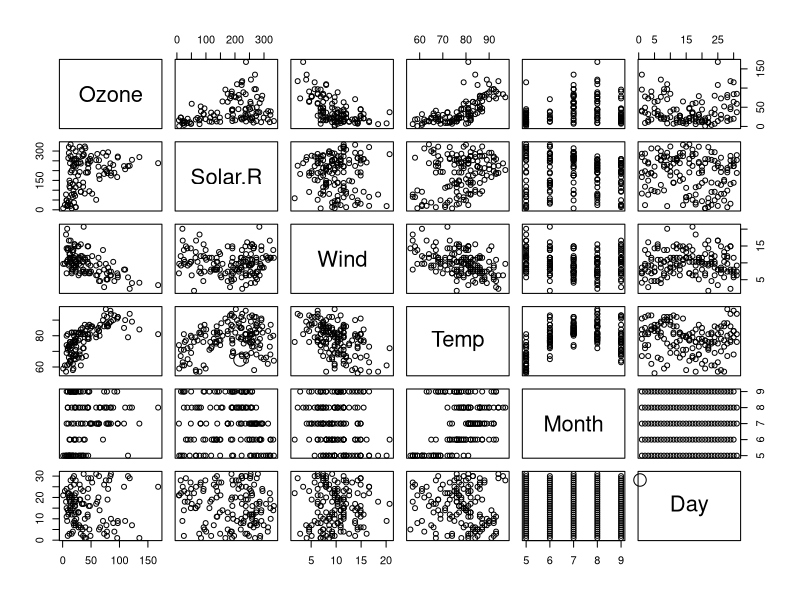

Recreate this plot in R.
## ---- chunk 1
#| include: false
knitr::opts_chunk$set(echo = TRUE)
## ---- chunk 2
plot(airquality)
## ---- chunk 3
grid::grid.points(
  x = c(0.3, 0.8),
  y = c(0.4, 0.2),
  default.units = "npc"
)
